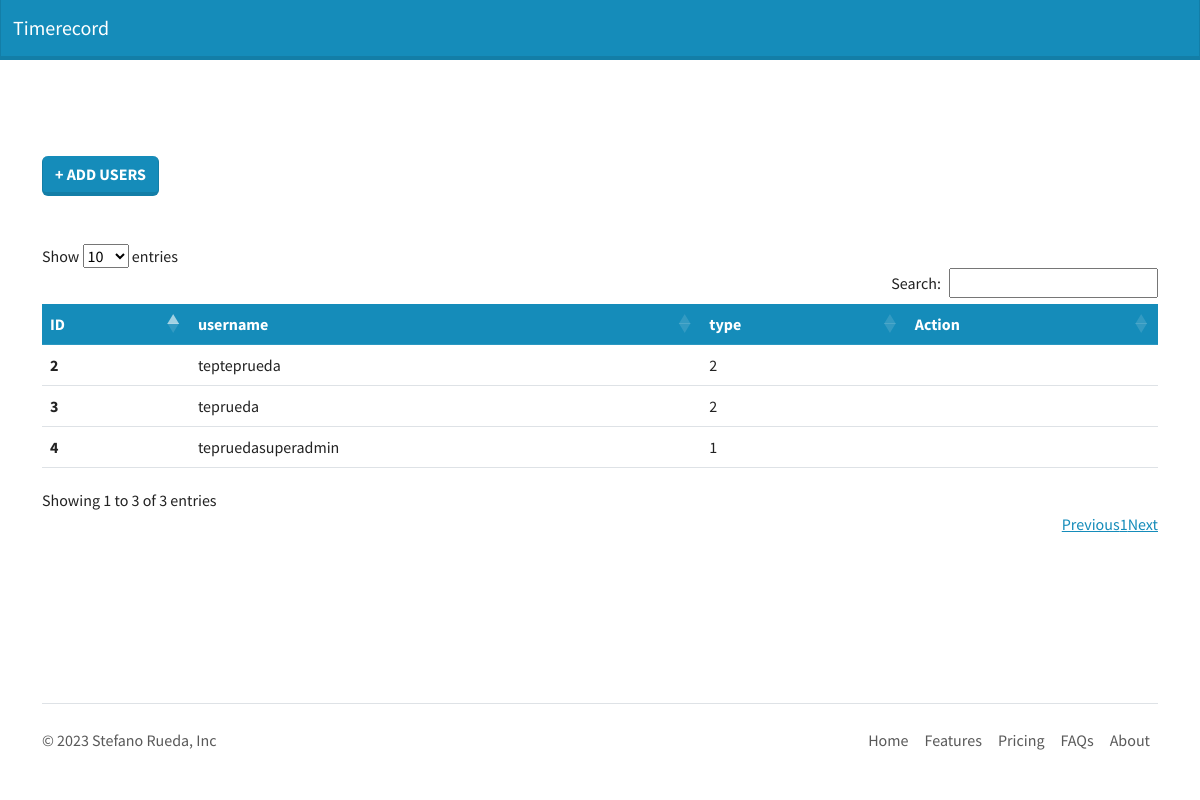
Screenshot of /index.php/users with the database file from the repository.
### tables this page shows
CREATE TABLE `users` (
  `id` int(11) NOT NULL,
  `user_name` varchar(100) NOT NULL,
  `user_password` varchar(100) NOT NULL,
  `user_type` int(11) NOT NULL,
  `datetime_added` timestamp NOT NULL DEFAULT current_timestamp(),
  `datetime_updated` timestamp NOT NULL DEFAULT current_timestamp() ON UPDATE current_timestamp()
);

### application/controllers/Users.php (called while the page is built, shortened)
<?php
class Users extends CI_Controller
{
    public function __construct()
    {
        $this->load->model('Crud_model');
    }
    public function index()
    {
        $data['users'] = $this->Crud_model->fetch_data('users', '', '', '', '');
        $this->load->view('users', $data);
    }
}

### index.php (called while the page is built, shortened)
<?php
require_once BASEPATH.'core/CodeIgniter.php';

### application/models/Crud_model.php (called while the page is built, shortened)
<?php
class Crud_model extends CI_Model{
public function fetch_data($table,$where="",$limit="",$offset="",$order="",$group=""){
    $query = $this->db->get($table);
    return $query->result();
}
}
?>

### application/views/users.php (the view, shortened to what this page needs)
<section class="container my-5">
    <button type="button" class="btn btn-primary my-5" data-bs-toggle="modal" data-bs-target="#usersModal">
        + Add Users
    </button>
    <table class="table table-hover my-5" id="userstable">
        <thead>
            <tr class="table-primary">
                <th scope="col">ID</th>
                <th scope="col">username</th>
                <th scope="col">type</th>
                <th scope="col">Action</th>
            </tr>
        </thead>
        <tbody>
            <?php
            foreach ($users as $key) {
                ?>
                <tr>
                    <th scope="row"><?= $key->id ?></th>
                    <td><?= $key->user_name ?></td>
                    <td><?= $key->user_type ?></td>
                    <td></td>
                </tr>
            <?php } ?>
        </tbody>
    </table>
</section>

### rows the page displays
users: id "2", user_name "tepteprueda", user_type "2"
users: id "3", user_name "teprueda", user_type "2"
users: id "4", user_name "tepruedasuperadmin", user_type "1"
